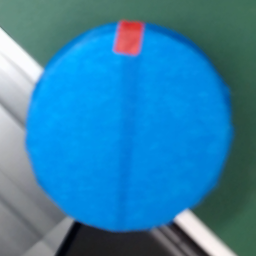
#> input picture dataset/train/good/good_0001.png, 256 x 256 px, given in place of the camera
$ python collect_samples.py
#> lines starting #> are read from the running program, lines starting #| are printed output that depends on the picture; after the words box and inside, x2 and y2 are one past the last pixel; in counts of white or black regions, pixels touching at a corner belong together
### iotdemo/vision/wafer_aligner.py
#!/usr/bin/env python3
# -*- coding: utf-8 -*-
"""wafer_aligner.py — 원형 판 및 기준점 스티커 검출, 12시 방향 자동 회전 정렬 및 좌표 변환 모듈."""

from __future__ import annotations

from dataclasses import dataclass
from typing import Optional, Tuple

import cv2
import numpy as np


@dataclass
class PlateInfo:
    center: Tuple[int, int]
    radius: float
    contour: np.ndarray
    area: float


@dataclass
class MarkerInfo:
    centroid: Tuple[int, int]
    area: float
    angle_deg: float  # 원형 판 중심 기준 현재 스티커의 절대 각도 (도)


@dataclass
class AlignmentResult:
    aligned_img: np.ndarray  # 256x256 12시 방향 정렬된 이미지
    rot_deg: float  # 12시 방향으로 만들기 위해 회전한 각도
    matrix: np.ndarray  # 2x3 아핀 변환 행렬
    inv_matrix: np.ndarray  # 2x3 역 아핀 변환 행렬
    plate_info: PlateInfo
    marker_info: MarkerInfo

    # [21 lines left out: functions aligned_to_original, get_polar_coords, not called in this run]


@dataclass
class WaferAlignedResult:
    """실시간 스트림 처리를 위한 종합 정렬 결과."""
    is_detected: bool
    aligned_roi: Optional[np.ndarray]  # 256x256 정렬 이미지
    overlay_view: np.ndarray  # 화면 표시용 가이드 오버레이 이미지
    alignment: Optional[AlignmentResult] = None


class WaferAligner:
    """원형 판 및 기준점 스티커를 감지하여 12시 방향으로 정규화 정렬하는 클래스."""

    def __init__(
        self,
        blue_lo: Tuple[int, int, int] = (102, 175, 118),
        blue_hi: Tuple[int, int, int] = (179, 255, 255),
        red_h1_hi: int = 15,
        red_h2_lo: int = 160,
        red_s_lo: int = 60,
        red_v_lo: int = 60,
        red_min_area: float = 2.0,
        plate_min_area: float = 300.0,
        out_size: int = 256,
    ):
        self.blue_lo = np.array(blue_lo, dtype=np.uint8)
        self.blue_hi = np.array(blue_hi, dtype=np.uint8)
        self.red_h1_hi = red_h1_hi
        self.red_h2_lo = red_h2_lo
        self.red_s_lo = red_s_lo
        self.red_v_lo = red_v_lo
        self.red_min_area = red_min_area
        self.plate_min_area = plate_min_area
        self.out_size = out_size

    def get_blue_mask(self, hsv: np.ndarray) -> np.ndarray:
        mask = cv2.inRange(hsv, self.blue_lo, self.blue_hi)
        kern = cv2.getStructuringElement(cv2.MORPH_ELLIPSE, (5, 5))
        return cv2.morphologyEx(mask, cv2.MORPH_OPEN, kern)

    def get_red_mask(self, hsv: np.ndarray, roi_circle_mask: Optional[np.ndarray] = None) -> np.ndarray:
        lo1 = np.array([0, self.red_s_lo, self.red_v_lo], dtype=np.uint8)
        hi1 = np.array([self.red_h1_hi, 255, 255], dtype=np.uint8)
        lo2 = np.array([self.red_h2_lo, self.red_s_lo, self.red_v_lo], dtype=np.uint8)
        hi2 = np.array([180, 255, 255], dtype=np.uint8)

        m1 = cv2.inRange(hsv, lo1, hi1)
        m2 = cv2.inRange(hsv, lo2, hi2)
        mask = cv2.bitwise_or(m1, m2)

        if roi_circle_mask is not None:
            mask = cv2.bitwise_and(mask, mask, mask=roi_circle_mask)

        kern = cv2.getStructuringElement(cv2.MORPH_ELLIPSE, (2, 2))
        return cv2.dilate(mask, kern, iterations=1)

    def find_plate(self, hsv: np.ndarray) -> Optional[PlateInfo]:
        mask = self.get_blue_mask(hsv)
        cnts, _ = cv2.findContours(mask, cv2.RETR_EXTERNAL, cv2.CHAIN_APPROX_SIMPLE)
        if not cnts:
            return None
        c = max(cnts, key=cv2.contourArea)
        area = cv2.contourArea(c)
        if area < self.plate_min_area:
            return None
        (x, y), radius = cv2.minEnclosingCircle(c)
        return PlateInfo(
            center=(int(round(x)), int(round(y))),
            radius=float(radius),
            contour=c,
            area=float(area),
        )

    def find_marker(self, hsv: np.ndarray, plate: PlateInfo) -> Optional[MarkerInfo]:
        cx, cy = plate.center
        radius = plate.radius

        roi_mask = np.zeros(hsv.shape[:2], dtype=np.uint8)
        cv2.circle(roi_mask, (cx, cy), int(radius * 1.1), 255, -1)

        red_mask = self.get_red_mask(hsv, roi_circle_mask=roi_mask)
        cnts, _ = cv2.findContours(red_mask, cv2.RETR_EXTERNAL, cv2.CHAIN_APPROX_SIMPLE)

        best_pt = None
        best_area = 0.0

        for c in cnts:
            area = cv2.contourArea(c)
            if area < self.red_min_area or area > 4000.0:
                continue
            M = cv2.moments(c)
            if M["m00"] < 1e-4:
                bx, by, bw, bh = cv2.boundingRect(c)
                mx = int(bx + bw // 2)
                my = int(by + bh // 2)
            else:
                mx = int(round(M["m10"] / M["m00"]))
                my = int(round(M["m01"] / M["m00"]))

            dist = np.hypot(mx - cx, my - cy)
            if 0.1 * radius <= dist <= 1.15 * radius:
                if area >= best_area:
                    best_area = area
                    best_pt = (mx, my)

        if best_pt is None:
            return None

        mx, my = best_pt
        angle_deg = float(np.degrees(np.arctan2(my - cy, mx - cx)))
        return MarkerInfo(centroid=best_pt, area=best_area, angle_deg=angle_deg)

    def process(self, frame_bgr: np.ndarray) -> Optional[AlignmentResult]:
        """프레임에서 원형 판과 스티커를 찾아 12시 방향으로 회전 정렬된 결과 반환."""
        hsv = cv2.cvtColor(frame_bgr, cv2.COLOR_BGR2HSV)
        plate = self.find_plate(hsv)
        if plate is None:
            return None

        marker = self.find_marker(hsv, plate)
        if marker is None:
            return None

        cx, cy = plate.center
        rot_deg = marker.angle_deg - (-90.0)
        scale = (self.out_size * 0.42) / max(plate.radius, 10.0)

        M = cv2.getRotationMatrix2D((cx, cy), rot_deg, scale)
        M[0, 2] += (self.out_size / 2.0) - cx
        M[1, 2] += (self.out_size / 2.0) - cy

        M_full = np.vstack([M, [0, 0, 1]])
        M_inv_full = np.linalg.inv(M_full)
        M_inv = M_inv_full[:2, :]

        aligned = cv2.warpAffine(
            frame_bgr,
            M,
            (self.out_size, self.out_size),
            flags=cv2.INTER_LINEAR,
            borderMode=cv2.BORDER_CONSTANT,
            borderValue=(0, 0, 0),
        )

        return AlignmentResult(
            aligned_img=aligned,
            rot_deg=rot_deg,
            matrix=M,
            inv_matrix=M_inv,
            plate_info=plate,
            marker_info=marker,
        )

    # [46 lines left out: function align_frame, not called in this run]

### iotdemo/common/debounce.py
"""
Debouncing decorator
"""

from threading import Timer

__all__ = ("debounce",)


def debounce(wait):
    """Debounce decorator API"""

    def decorator(func):
        """for decorator"""

        # [13 lines left out: function debounced, not called in this run]

        return debounced

    return decorator

### iotdemo/depth/depth_window_inspector.py
"""Depth Window Inspector for Smart Factory.

Integrates depth_calib HSV mask gating & eroded depth sampling at center point:
- Checks if a blue/sample object is present at the screen center (w//2, h//2)
- Samples depth only on eroded mask interior (avoids edges/conveyor belt)
- Tracks N/A -> DETECTED -> N/A transit sequence
- Finds minimum depth (highest point of sample)
- Evaluates:
    min_depth == 388 mm (±1 mm) -> Good part (OK, No Kick)
    min_depth != 388 mm (e.g. 390 mm) -> Defect (NG, Trigger Kicker 2)
"""

from __future__ import annotations

import json
import mmap
import os
import struct
from dataclasses import dataclass
from pathlib import Path
from typing import Any, Optional, Tuple

import cv2
import numpy as np

SHM_PATH = "/dev/shm/hp60c_frames"
SHM_MAGIC = 0x48503630  # "HP60"
HEADER_SIZE = 64
MAX_RGB_SIZE = 1920 * 1080 * 3
MAX_DEPTH_SIZE = 640 * 480 * 2


@dataclass
class InspectionResult:
    event: str  # "IDLE", "MEASURING", "OBJECT_DONE"
    status: str  # "EMPTY", "MEASURE", "OK", "NG", "N/A"
    ok: Optional[bool]  # True=OK, False=NG, None=Measuring/Idle
    current_depth_mm: Optional[float]
    min_depth_mm: Optional[float]
    ref_depth_mm: float
    delta_mm: Optional[float]
    should_kick: bool
    kicker_num: int
    samples_count: int
    uv: Optional[Tuple[int, int]] = None
    mask_ok: bool = False


# [74 lines left out: functions color_mask, mask_gate_stats, mask_hits_near, shrink_mask, depth_at_uv, not called in this run]


class DepthWindowInspector:
    """Evaluates sample height by finding the minimum depth during object transit."""

    # [195 lines left out: functions __init__, reset, load_config, resolve_uv, process_depth, process_frame, not called in this run]


class ShmDepthReader:
    """Fast zero-copy / mmap reader for HP60C shared memory (/dev/shm/hp60c_frames)."""

    def __init__(self, path: str = SHM_PATH) -> None:
        self.path = path
        self._fd: Optional[int] = None
        self._buf: Optional[mmap.mmap] = None
        self._open_shm()

    def _open_shm(self) -> bool:
        if not os.path.exists(self.path):
            return False
        try:
            if self._buf is not None:
                self._buf.close()
            if self._fd is not None:
                os.close(self._fd)
            self._fd = os.open(self.path, os.O_RDONLY)
            self._buf = mmap.mmap(self._fd, 0, access=mmap.ACCESS_READ)
            return True
        except Exception:
            return False

    def is_available(self) -> bool:
        if self._buf is None:
            return self._open_shm()
        return True

    # [34 lines left out: function read, not called in this run]

    def close(self) -> None:
        if self._buf is not None:
            try:
                self._buf.close()
            except Exception:
                pass
            self._buf = None
        if self._fd is not None:
            try:
                os.close(self._fd)
            except Exception:
                pass
            self._fd = None

    def __enter__(self) -> "ShmDepthReader":
        return self

    def __exit__(self, *args) -> None:
        self.close()

### collect_samples.py
#!/usr/bin/env python3
# -*- coding: utf-8 -*-
"""collect_samples.py — 컨베이어 통과 시 12시 방향 자동 정렬 정상(양품) 데이터 자동 수집기.

사용법:
    cd /home/intel/smart_factory_edu
    python collect_samples.py --target 50

기능:
  - 컨베이어 벨트를 통과하는 파란색 원형 판 + 빨간색 스티커를 자동 감지
  - 화면 중앙 검사 구역(Center Gate)을 지날 때 12시 방향으로 자동 회전 정렬된 256x256 이미지 저장
  - 중복 저장 방지(Debounce & Transit Gate)
  - 목표 수량(기본 50장) 달성 시 자동 완료
  - 단축키:
      [Space]: 수동 즉시 캡처
      [r]: 수집 개수 리셋
      [q] 또는 [ESC]: 종료
"""

from __future__ import annotations

import argparse
import json
import os
import sys
import time
from pathlib import Path
from typing import Optional

import cv2
import numpy as np

# smart_factory_edu root
_HERE = Path(__file__).resolve().parent
if str(_HERE) not in sys.path:
    sys.path.insert(0, str(_HERE))

from iotdemo.depth.depth_window_inspector import ShmDepthReader
from iotdemo.vision.wafer_aligner import WaferAligner

WIN_MAIN = "Conveyor Auto Collector - Camera Stream"
WIN_PREVIEW = "Latest Aligned Normal Sample (256x256)"


def load_config(use_webcam: bool = False) -> dict:
    blue_lo = (102, 175, 118)
    blue_hi = (179, 255, 255)

    if use_webcam:
        color_cfg = _HERE / "color.cfg"
        if color_cfg.is_file():
            try:
                import configparser

                cp = configparser.ConfigParser()
                cp.read(color_cfg)
                if cp.has_section("default") and cp.has_option("default", "blue"):
                    val = eval(cp.get("default", "blue"))
                    if len(val) >= 6:
                        blue_lo = (int(val[0]), int(val[1]), int(val[2]))
                        blue_hi = (int(val[3]), int(val[4]), int(val[5]))
            except Exception:
                pass
    else:
        cfg_path = _HERE / "depth_cfg.json"
        if cfg_path.is_file():
            try:
                with open(cfg_path, "r", encoding="utf-8") as f:
                    cfg = json.load(f)
                di = cfg.get("depth_inspect", cfg)
                hb = di.get("hsv_blue", di.get("hsv", {}).get("blue", []))
                if len(hb) >= 2:
                    blue_lo = tuple(hb[0])
                    blue_hi = tuple(hb[1])
            except Exception:
                pass
    return {"blue_lo": blue_lo, "blue_hi": blue_hi}


def main():
    parser = argparse.ArgumentParser(description="Conveyor Auto Normal Sample Collector")
    parser.add_argument("--target", type=int, default=100, help="Target number of normal samples (default 100)")
    parser.add_argument("--output-dir", type=str, default="dataset/train/good", help="Output directory")
    parser.add_argument("--cam-id", type=int, default=0, help="USB Camera ID (default 0)")
    parser.add_argument("--use-webcam", action="store_true", help="Force USB webcam instead of HP60C shm")
    parser.add_argument("--clear", action="store_true", help="Clear existing dataset folder before collecting")
    parser.add_argument("--interval", type=float, default=0.6, help="Min seconds between captures (default 0.6s)")
    parser.add_argument("--gate-ratio", type=float, default=0.4, help="Central inspection gate size ratio (default 0.4)")
    args = parser.parse_args()

    out_dir = _HERE / args.output_dir
    out_dir.mkdir(parents=True, exist_ok=True)

    if args.clear:
        for f in out_dir.glob("good_*.png"):
            try:
                f.unlink()
            except Exception:
                pass
        print(f"[INFO] 기존 데이터셋({out_dir})을 모두 초기화했습니다.")

    # 기존 저장된 파일 개수 파악
    existing_files = sorted(list(out_dir.glob("good_*.png")))
    count = len(existing_files)
    print(f"\n[INFO] 저장 경로: {out_dir}")
    print(f"[INFO] 기존 수집된 파일: {count}장 / 목표 수량: {args.target}장")

    cfg = load_config(use_webcam=args.use_webcam)
#> (reads depth_cfg.json from the repository)
    aligner = WaferAligner(
        blue_lo=cfg["blue_lo"],
        blue_hi=cfg["blue_hi"],
        red_h1_hi=15,
        red_h2_lo=160,
        red_s_lo=60,
        red_v_lo=60,
        red_min_area=2.0,
        plate_min_area=300.0,
        out_size=256,
    )

    # 카메라 연결
    shm_reader: Optional[ShmDepthReader] = None
    cap: Optional[cv2.VideoCapture] = None

    if not args.use_webcam:
        shm_reader = ShmDepthReader()
        if shm_reader.is_available():
            print("[INFO] HP60C 공유메모리(/dev/shm/hp60c_frames)에서 영상을 읽습니다.")
        else:
            print("[INFO] HP60C 공유메모리가 없어 USB 카메라(ID 0)를 엽니다.")
            cap = cv2.VideoCapture(args.cam_id)
    else:
        cap = cv2.VideoCapture(args.cam_id)

    cv2.namedWindow(WIN_MAIN, cv2.WINDOW_NORMAL)
    cv2.resizeWindow(WIN_MAIN, 720, 540)
    cv2.namedWindow(WIN_PREVIEW, cv2.WINDOW_NORMAL)
    cv2.resizeWindow(WIN_PREVIEW, 320, 320)

    last_save_time = 0.0
    was_inside_gate = False
    flash_frames = 0
    latest_saved_img = np.zeros((256, 256, 3), dtype=np.uint8)

    print("\n=======================================================")
    print(" [컨베이어 자동 정상 데이터 수집기 가동] ")
    print(f" - 정상 샘플을 컨베이어에 흘려보내면 {args.target}장이 자동 수집됩니다.")
    print(" - [Space]: 수동 캡처 | [r]: 리셋 | [q]: 종료")
    print("=======================================================\n")

    while True:
        frame = None
        if shm_reader is not None and shm_reader.is_available():
            rgb, _, _ = shm_reader.read()
            if rgb is not None:
                frame = rgb.copy()
        elif cap is not None and cap.isOpened():
            ret, f = cap.read()
#> f is the input picture: shape (256, 256, 3); mean B, G, R 170.2, 128.1, 48.2
            if ret:
                frame = f

        if frame is None:
            blank = np.zeros((480, 640, 3), dtype=np.uint8)
            cv2.putText(blank, "Waiting for camera...", (150, 240), cv2.FONT_HERSHEY_SIMPLEX, 0.8, (0, 255, 255), 2)
            cv2.imshow(WIN_MAIN, blank)
            if cv2.waitKey(30) & 0xFF in (ord("q"), 27):
                break
            continue

        h, w = frame.shape[:2]
        now = time.time()

        # 중앙 검사 구역 (Gate Box)
        gw = int(w * args.gate_ratio)
        gh = int(h * args.gate_ratio)
        gx1, gy1 = (w - gw) // 2, (h - gh) // 2
        gx2, gy2 = gx1 + gw, gy1 + gh

        # 정렬 모듈 처리
        result = aligner.process(frame)
#> in get_blue_mask, `mask = cv2.inRange(hsv, self.blue_lo, self.blue_hi)`:
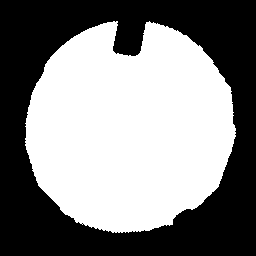
#> mask: shape (256, 256); 52% white; 1 black region, box (x1, y1, x2, y2) and area: (0, 0, 256, 256) 31456
#> in find_plate, `cnts, _ = cv2.findContours(mask, cv2.RETR_EXTERNAL, cv2.CHAIN_APPROX_S..`: cnts = 1 contour; box (x1, y1, x2, y2) and area: (26, 21, 236, 233) 33700
#> in find_plate, `c = max(cnts, key=cv2.contourArea)`: c = contour of 357 points, box (x1, y1, x2, y2) (26, 21, 236, 233), area 33700
#> in find_plate, `area = cv2.contourArea(c)`: area = 33700
#> in find_plate, `(x, y), radius = cv2.minEnclosingCircle(c)`: x = 129.7; y = 127.7; radius = 108.2
#> in find_marker, `cv2.circle(roi_mask, (cx, cy), int(radius * 1.1), 255, -1)`:
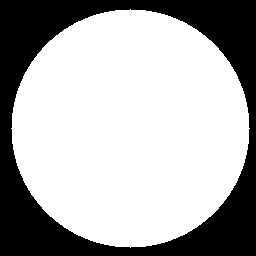
#> roi_mask: shape (256, 256); 67.9% white; 1 black region, box (x1, y1, x2, y2) and area: (0, 0, 256, 256) 21067
#> in get_red_mask, `m1 = cv2.inRange(hsv, lo1, hi1)`:
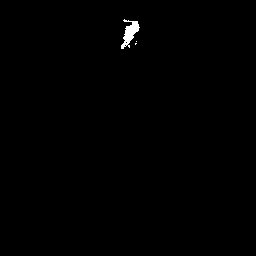
#> m1: shape (256, 256); 0.4% white; 3 white regions (2 under 20 px), largest, box (x1, y1, x2, y2) and area: (121, 19, 140, 49) 257
#> in get_red_mask, `mask = cv2.bitwise_or(m1, m2)`:
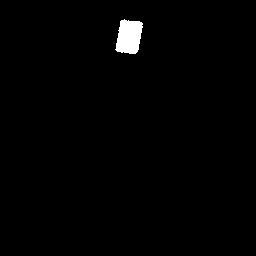
#> mask: shape (256, 256); 1.1% white; 1 white region, box (x1, y1, x2, y2) and area: (115, 19, 143, 54) 740
#> in find_marker, `cnts, _ = cv2.findContours(red_mask, cv2.RETR_EXTERNAL, cv2.CHAIN_APPR..`: cnts = 1 contour; box (x1, y1, x2, y2) and area: (115, 19, 144, 55) 746
#> the loop in find_marker, `for c in cnts:` made 1 pass
#> (area, mx, my, dist, best_area) on pass 1: (745.5, 129, 37, 91.01, 745.5)
#> after the loop in find_marker, `for c in cnts:`: best_area = 745.5
#> in find_marker, `angle_deg = float(np.degrees(np.arctan2(my - cy, mx - cx)))`: angle_deg = -90.63
#> in process, `cx, cy = plate.center`: cx = 130; cy = 128
#> in process, `rot_deg = marker.angle_deg - (-90.0)`: rot_deg = -0.63
#> in process, `scale = (self.out_size * 0.42) / max(plate.radius, 10.0)`: scale = 0.994
#> in process, `M = cv2.getRotationMatrix2D((cx, cy), rot_deg, scale)`: M = [[0.994, -0.0109, 2.22], [0.0109, 0.994, -0.609]]
#> in process, `M_full = np.vstack([M, [0, 0, 1]])`: M_full = [[0.994, -0.0109, 0.221], [0.0109, 0.994, -0.609], [0, 0, 1]]
#> in process, `M_inv_full = np.linalg.inv(M_full)`: M_inv_full = [[1.01, 0.0111, -0.215], [-0.0111, 1.01, 0.615], [0, 0, 1]]
#> in process, `M_inv = M_inv_full[:2, :]`: M_inv = [[1.01, 0.0111, -0.215], [-0.0111, 1.01, 0.615]]
#> in process, `aligned = cv2.warpAffine( frame_bgr, M, (self.out_size, self.out_size)..`:
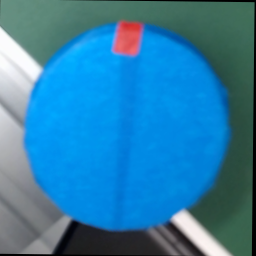
#> aligned: shape (256, 256, 3); mean B, G, R 167.3, 125.7, 46.9
        overlay = frame.copy()

        # 중앙 게이트 박스 표시
        gate_color = (0, 255, 255)
        is_inside_gate = False
        save_trigger = False

        if result is not None:
            cx, cy = result.plate_info.center
#> cx = 130; cy = 128
            radius = result.plate_info.radius
#> radius = 108.2
            mx, my = result.marker_info.centroid
#> mx = 129; my = 37

            # 판 및 스티커 표시
            cv2.drawContours(overlay, [result.plate_info.contour], -1, (0, 255, 0), 2)
            cv2.circle(overlay, (cx, cy), int(radius), (255, 255, 0), 1)
            cv2.circle(overlay, (mx, my), 7, (0, 0, 255), -1)
            cv2.arrowedLine(overlay, (cx, cy), (mx, my), (0, 0, 255), 2, tipLength=0.2)

            # 게이트 진입 여부 판별
            if gx1 <= cx <= gx2 and gy1 <= cy <= gy2:
                is_inside_gate = True
                gate_color = (0, 255, 0)

                # 자동 캡처 조건: 게이트에 진입한 순간(Edge-trigger) + 쿨다운 시간 충족 + 미완료
                if (not was_inside_gate or (now - last_save_time > args.interval)) and count < args.target:
                    save_trigger = True
            else:
                gate_color = (0, 255, 255)

            was_inside_gate = is_inside_gate
        else:
            was_inside_gate = False

        # 이미지 저장 수행
        if save_trigger and result is not None:
            count += 1
            filename = out_dir / f"good_{count:04d}.png"
            cv2.imwrite(str(filename), result.aligned_img)
            last_save_time = now
            flash_frames = 5
            latest_saved_img = result.aligned_img.copy()
            print(f"[CAPTURED] #{count}/{args.target} 저장 완료 -> {filename.name} (회전각: {result.rot_deg:+.1f}°)")
#| [CAPTURED] #2/100 저장 완료 -> good_0002.png (회전각: -0.6°)

        # 캡처 플래시 효과
        if flash_frames > 0:
            flash_overlay = np.full_like(overlay, 255)
            overlay = cv2.addWeighted(overlay, 0.7, flash_overlay, 0.3, 0)
            flash_frames -= 1

        # 게이트 사각형 그리기
        cv2.rectangle(overlay, (gx1, gy1), (gx2, gy2), gate_color, 2)
        cv2.putText(overlay, "INSPECTION GATE", (gx1 + 5, gy1 - 8), cv2.FONT_HERSHEY_SIMPLEX, 0.5, gate_color, 1)

        # 프로그레스 바 UI
        progress = min(float(count) / max(args.target, 1), 1.0)
        bar_w = int((w - 40) * progress)
        cv2.rectangle(overlay, (20, h - 35), (w - 20, h - 15), (50, 50, 50), -1)
        cv2.rectangle(overlay, (20, h - 35), (20 + bar_w, h - 15), (0, 220, 0), -1)
        cv2.rectangle(overlay, (20, h - 35), (w - 20, h - 15), (200, 200, 200), 1)

        status_text = f"Collected: {count} / {args.target} ({progress * 100:.0f}%)"
        if count >= args.target:
            status_text += " [COMPLETED! Press 'q' to train]"
            cv2.putText(overlay, status_text, (20, h - 45), cv2.FONT_HERSHEY_SIMPLEX, 0.7, (0, 255, 0), 2)
        else:
            cv2.putText(overlay, status_text, (20, h - 45), cv2.FONT_HERSHEY_SIMPLEX, 0.65, (255, 255, 255), 2)
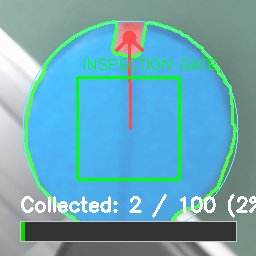
#> overlay: shape (256, 256, 3); mean B, G, R 182, 167.7, 106.1

        # 미리보기 창 업데이트
        preview_disp = latest_saved_img.copy()
        if count > 0:
            cv2.putText(
                preview_disp,
                f"Saved #{count}",
                (10, 25),
                cv2.FONT_HERSHEY_SIMPLEX,
                0.6,
                (0, 255, 0),
                2,
            )
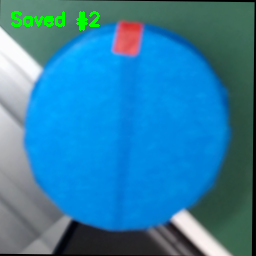
#> preview_disp: shape (256, 256, 3); 1.01% of pixels changed, all inside (x1, y1, x2, y2) = (11, 11, 100, 31)
            cv2.circle(preview_disp, (128, int(128 - 256 * 0.35)), 5, (0, 0, 255), -1)
#> preview_disp: shape (256, 256, 3); 0.12% of pixels changed, all inside (x1, y1, x2, y2) = (123, 33, 134, 44)

        cv2.imshow(WIN_MAIN, overlay)
        cv2.imshow(WIN_PREVIEW, preview_disp)

        key = cv2.waitKey(20) & 0xFF
#> (key q is pressed here)
        if key in (ord("q"), 27):
            break
        elif key == ord(" "):
            # 수동 즉시 캡처
            if result is not None:
                count += 1
                filename = out_dir / f"good_{count:04d}.png"
                cv2.imwrite(str(filename), result.aligned_img)
                last_save_time = now
                flash_frames = 5
                latest_saved_img = result.aligned_img.copy()
                print(f"[MANUAL CAPTURE] #{count}/{args.target} 저장 완료 -> {filename.name}")
        elif key == ord("r"):
            count = 0
            print("[INFO] 수집 개수를 리셋했습니다.")

    if cap is not None:
        cap.release()
    if shm_reader is not None:
        shm_reader.close()
    cv2.destroyAllWindows()

    print(f"\n[완료] 총 {count}장의 정렬된 정상 데이터가 {out_dir} 에 저장되었습니다.")
    if count >= 10:
        print("다음 단계: python train_anomaly.py 를 실행하여 비지도 이상치 모델을 학습시키세요!\n")


if __name__ == "__main__":
    main()
